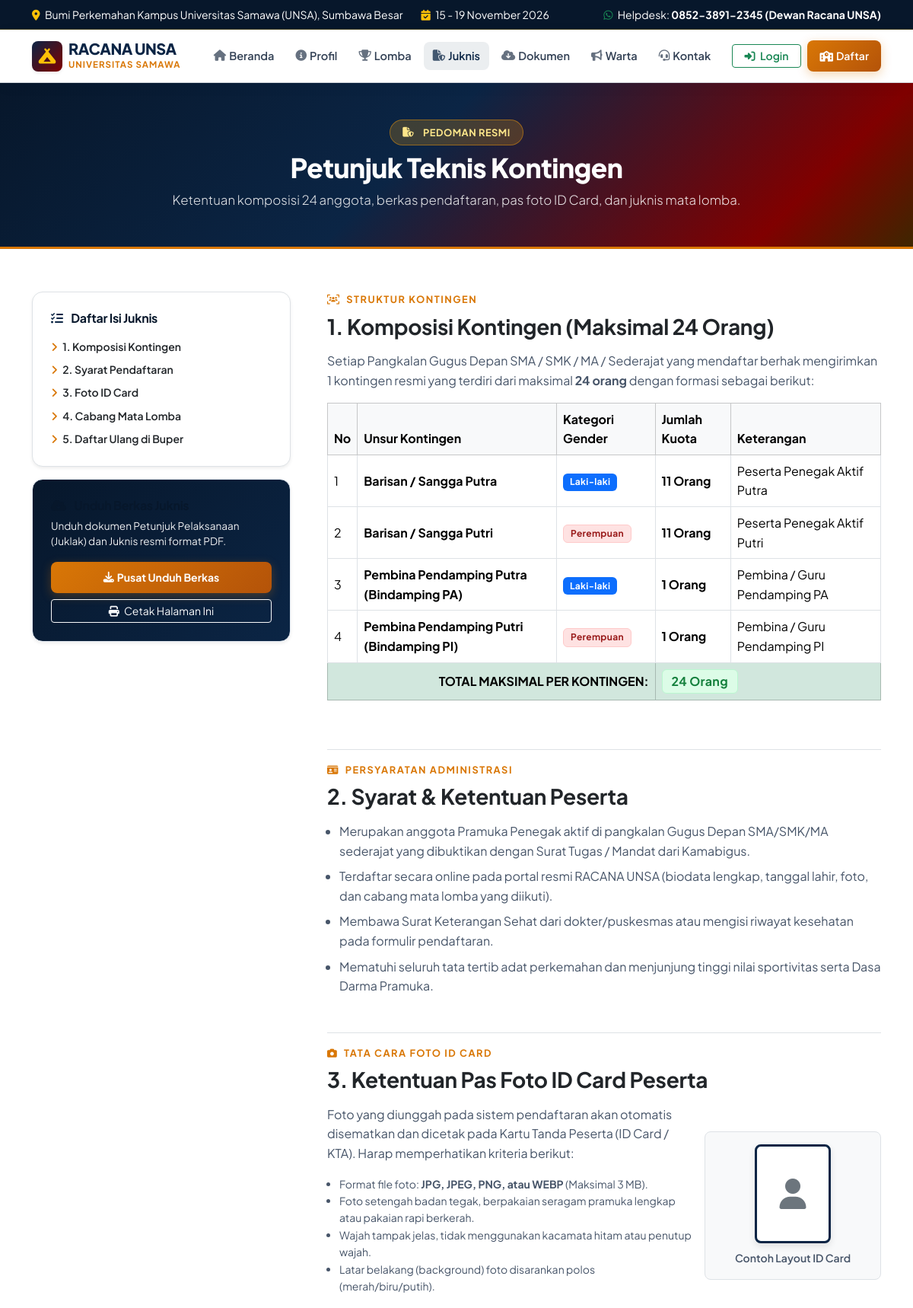
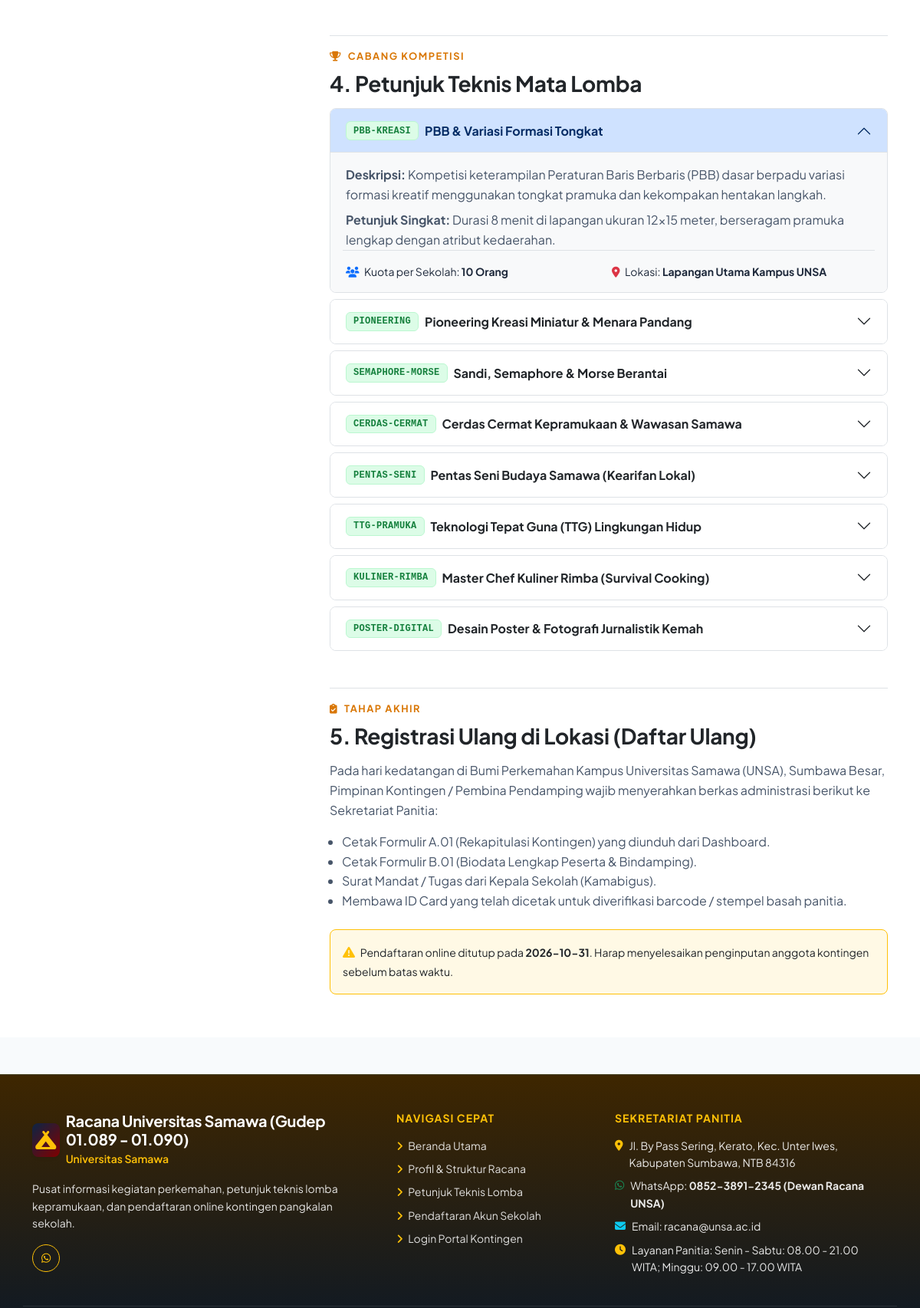
Page /panduan-teknis (upper part) on the committed database (2 pictures, top to bottom).
### tables this page shows
CREATE TABLE IF NOT EXISTS `pengaturan_portal` (
  `id` INT AUTO_INCREMENT PRIMARY KEY,
  `key_name` VARCHAR(100) NOT NULL UNIQUE,
  `key_value` TEXT NULL,
  `deskripsi` VARCHAR(255) NULL
);

CREATE TABLE IF NOT EXISTS `mata_lomba` (
  `id` INT AUTO_INCREMENT PRIMARY KEY,
  `kode_lomba` VARCHAR(30) NOT NULL UNIQUE,
  `nama_lomba` VARCHAR(150) NOT NULL,
  `kategori_lomba` ENUM('Putra', 'Putri', 'Campuran / Umum') NOT NULL DEFAULT 'Campuran / Umum',
  `max_peserta_per_sekolah` INT NOT NULL DEFAULT 10,
  `deskripsi` TEXT NULL,
  `juknis_singkat` TEXT NULL,
  `juknis_lengkap` TEXT NULL,
  `kriteria_penilaian` TEXT NULL,
  `alat_bahan` TEXT NULL,
  `jadwal_lomba` VARCHAR(100) DEFAULT 'Hari Ke-2 (16 Nov 2026, 08.00 WITA)',
  `penanggung_jawab` VARCHAR(100) DEFAULT 'Panitia Divisi Lomba',
  `kontak_pj` VARCHAR(30) DEFAULT '0852-3891-2345',
  `lokasi_lomba` VARCHAR(100) DEFAULT 'Bumi Perkemahan UNSA',
  `icon_lomba` VARCHAR(50) DEFAULT 'fa-trophy',
  `status_aktif` ENUM('Y', 'N') NOT NULL DEFAULT 'Y',
  `created_at` TIMESTAMP DEFAULT CURRENT_TIMESTAMP
);

### petunjuk-teknis.php (the view, shortened to what the rows shown need)
<?php
require_once __DIR__ . '/config/app.php';
$pdo = getDB();
$stmtLomba = $pdo->query("SELECT * FROM mata_lomba WHERE status_aktif = 'Y' ORDER BY id ASC");
$daftarLomba = $stmtLomba->fetchAll();
$namaBrand = get_setting('nama_brand', 'RACANA UNSA');
$lokasiKegiatan = get_setting('lokasi_kegiatan', 'lokasi kegiatan');
require_once __DIR__ . '/includes/header.php';
?>
<section class="page-banner-scout">
    <div class="container text-center">
        <h1 class="mb-2">Petunjuk Teknis Kontingen</h1>
    </div>
</section>
<section class="py-5 bg-white">
    <div class="container py-2">
        <div class="row g-4 g-lg-5">
            <div class="col-lg-8">
                <div id="komposisi" class="mb-5">
                    <div class="table-responsive">
                        <table class="table table-bordered align-middle">
                            <thead class="table-light">
                                <tr>
                                    <th>No</th>
                                    <th>Unsur Kontingen</th>
                                    <th>Kategori Gender</th>
                                    <th>Jumlah Kuota</th>
                                    <th>Keterangan</th>
                                </tr>
                            </thead>
                        </table>
                    </div>
                </div>
                <div id="syarat" class="mb-5 pt-3 border-top">
                    <ul class="text-muted ps-3">
                        <li class="mb-2">Merupakan anggota Pramuka Penegak aktif di pangkalan Gugus Depan SMA/SMK/MA sederajat yang dibuktikan dengan Surat Tugas / Mandat dari Kamabigus.</li>
                        <li class="mb-2">Terdaftar secara online pada portal resmi <?= e($namaBrand) ?> (biodata lengkap, tanggal lahir, foto, dan cabang mata lomba yang diikuti).</li>
                        <li class="mb-2">Membawa Surat Keterangan Sehat dari dokter/puskesmas atau mengisi riwayat kesehatan pada formulir pendaftaran.</li>
                        <li class="mb-2">Mematuhi seluruh tata tertib adat perkemahan dan menjunjung tinggi nilai sportivitas serta Dasa Darma Pramuka.</li>
                    </ul>
                </div>
                <div id="lomba" class="mb-5 pt-3 border-top">
                    <div class="accordion" id="accordionLomba">
                        <?php foreach ($daftarLomba as $idx => $l): ?>
                            <div class="accordion-item mb-2 border rounded-3 overflow-hidden">
                                <h2 class="accordion-header" id="heading<?= $l['id'] ?>">
                                    <button class="accordion-button <?= $idx !== 0 ? 'collapsed' : '' ?> fw-bold" type="button" data-bs-toggle="collapse" data-bs-target="#collapse<?= $l['id'] ?>">
                                        <span class="badge bg-success bg-opacity-10 text-success me-2 font-monospace"><?= e($l['kode_lomba']) ?></span>
                                        <?= e($l['nama_lomba']) ?>
                                    </button>
                                </h2>
                                <div id="collapse<?= $l['id'] ?>" class="accordion-collapse collapse <?= $idx === 0 ? 'show' : '' ?>" data-bs-parent="#accordionLomba">
                                    <div class="accordion-body bg-light">
                                        <p class="text-muted mb-2"><strong>Deskripsi:</strong> <?= e($l['deskripsi']) ?></p>
                                        <p class="text-muted mb-2"><strong>Petunjuk Singkat:</strong> <?= e($l['juknis_singkat'] ?: 'Mengikuti juknis standar kepramukaan.') ?></p>
                                        <div class="row g-2 small pt-2 border-top">
                                            <div class="col-sm-6">
                                                <i class="fa-solid fa-users text-primary me-1"></i> Kuota per Sekolah: <strong><?= $l['max_peserta_per_sekolah'] ?> Orang</strong>
                                            </div>
                                            <div class="col-sm-6">
                                                <i class="fa-solid fa-location-dot text-danger me-1"></i> Lokasi: <strong><?= e($l['lokasi_lomba']) ?></strong>
                                            </div>
                                        </div>
                                    </div>
                                </div>
                            </div>
                        <?php endforeach; ?>
                    </div>
                </div>
                <div id="administrasi" class="pt-3 border-top">
                    <span class="section-tag"><i class="fa-solid fa-clipboard-check me-1"></i> TAHAP AKHIR</span>
                    <h3 class="fw-bold text-dark mb-3">5. Registrasi Ulang di Lokasi (Daftar Ulang)</h3>
                    <p class="text-muted">
                        Pada hari kedatangan di <?= e($lokasiKegiatan) ?>, Pimpinan Kontingen / Pembina Pendamping wajib menyerahkan berkas administrasi berikut ke Sekretariat Panitia:
                    </p>
                    <ul class="text-muted ps-3 mb-4">
                        <li>Cetak Formulir A.01 (Rekapitulasi Kontingen) yang diunduh dari Dashboard.</li>
                        <li>Cetak Formulir B.01 (Biodata Lengkap Peserta &amp; Bindamping).</li>
                        <li>Surat Mandat / Tugas dari Kepala Sekolah (Kamabigus).</li>
                        <li>Membawa ID Card yang telah dicetak untuk diverifikasi barcode / stempel basah panitia.</li>
                    </ul>
                    <div class="p-3 bg-warning bg-opacity-10 border border-warning rounded-3">
                        <i class="fa-solid fa-triangle-exclamation text-warning me-1"></i>
                        <span class="text-dark small">Pendaftaran online ditutup pada <strong><?= e(get_setting('tgl_selesai_daftar', '31 Oktober 2026')) ?></strong>. Harap menyelesaikan penginputan anggota kontingen sebelum batas waktu.</span>
                    </div>
                </div>
            </div>
        </div>
    </div>
</section>
<?php require_once __DIR__ . '/includes/footer.php'; ?>

### includes/header.php (shortened to what the rows shown need)
<?php
require_once dirname(__DIR__) . '/config/app.php';
$brandName = get_setting('nama_brand', 'RACANA UNSA');
$universityName = get_setting('nama_universitas', 'Universitas Samawa');
?>
<!DOCTYPE html>
<html lang="id">
<head>
    <link href="https://cdn.jsdelivr.net/npm/bootstrap@5.3.2/dist/css/bootstrap.min.css" rel="stylesheet">
    <link rel="stylesheet" href="https://cdnjs.cloudflare.com/ajax/libs/font-awesome/6.4.2/css/all.min.css">
    <link rel="stylesheet" href="<?= asset('css/custom.css') ?>">
</head>
<body>
<div class="bg-dark text-white py-2 px-3 small border-bottom border-warning border-opacity-25 d-none d-md-block" style="background-color: #07172b !important;">
    <div class="container d-flex justify-content-between align-items-center">
        <div class="d-flex align-items-center gap-4">
            <span><i class="fa-solid fa-location-dot text-warning me-1"></i> <?= e(get_setting('lokasi_kegiatan', get_setting('alamat_racana', ''))) ?></span>
            <span><i class="fa-solid fa-calendar-check text-warning me-1"></i> <?= e(get_setting('tgl_pelaksanaan_kemah', '15 - 19 November 2026')) ?></span>
        </div>
        <div class="d-flex align-items-center gap-3">
            <span><i class="fa-brands fa-whatsapp text-success me-1"></i> Helpdesk: <strong><?= e(get_setting('kontak_wa', '0852-3891-2345')) ?></strong></span>
        </div>
    </div>
</div>
<nav class="navbar navbar-expand-lg navbar-scout sticky-top py-2">
    <div class="container">
        <a class="navbar-brand d-flex align-items-center gap-2" href="<?= base_url('index.php') ?>">
            <div>
                <div class="brand-title"><?= e($brandName) ?></div>
                <div class="brand-subtitle"><?= e($universityName) ?></div>
            </div>
        </a>
    </div>
</nav>
<main>

### includes/footer.php (shortened to what the rows shown need)
<?php
$appName = get_setting('nama_racana', 'Racana Universitas Samawa');
$kontakWa = get_setting('kontak_wa', '0852-3891-2345');
$email = get_setting('email_racana', 'racana@unsa.ac.id');
$alamat = get_setting('alamat_racana', 'Jl. By Pass Sering, Kerato, Sumbawa, NTB');
$universityName = get_setting('nama_universitas', 'Universitas Samawa');
$portalDescription = get_setting('deskripsi_portal', 'Pusat informasi kegiatan dan pendaftaran online.');
$jamLayanan = get_setting('jam_layanan', 'Senin - Sabtu: 08.00 - 21.00 WITA');
$waNumber = get_whatsapp_number();
?>
</main>
<footer class="text-white pt-5 pb-4 mt-5 border-top border-warning border-opacity-25" style="background: linear-gradient(180deg, #3e2600 0%, #07172b 100%) !important;">
    <div class="container">
        <div class="row g-4 pb-4 border-bottom border-white border-opacity-10">
            <div class="col-lg-5">
                <div class="d-flex align-items-center gap-2 mb-3">
                    <div class="text-white rounded-3 d-flex align-items-center justify-content-center shadow-sm" style="width: 44px; height: 44px; background: linear-gradient(135deg, #0b2545 0%, #800000 100%) !important;">
                    </div>
                    <div>
                        <h5 class="fw-bold text-white mb-0"><?= e($appName) ?></h5>
                        <small class="text-warning fw-semibold"><?= e($universityName) ?></small>
                    </div>
                </div>
                <p class="text-white-50 small pe-lg-4"><?= e($portalDescription) ?></p>
                <div class="d-flex gap-2">
                    <?php if ($waNumber !== ''): ?>
                        <a href="https://wa.me/<?= e($waNumber) ?>" target="_blank" rel="noopener noreferrer" class="btn btn-sm btn-outline-warning text-white rounded-circle" style="width:36px; height:36px; display:flex; align-items:center; justify-content:center;"><i class="fa-brands fa-whatsapp text-warning"></i></a>
                    <?php endif; ?>
                </div>
            </div>
            <div class="col-lg-4 col-md-6">
                <ul class="list-unstyled small d-flex flex-column gap-2 text-white-50">
                    <li class="d-flex gap-2">
                        <i class="fa-solid fa-location-dot text-warning mt-1"></i>
                        <span><?= e($alamat) ?></span>
                    </li>
                    <li class="d-flex gap-2">
                        <span>WhatsApp: <strong><?= e($kontakWa) ?></strong></span>
                    </li>
                    <li class="d-flex gap-2">
                        <i class="fa-solid fa-envelope text-info mt-1"></i>
                        <span>Email: <?= e($email) ?></span>
                    </li>
                    <li class="d-flex gap-2">
                        <i class="fa-solid fa-clock text-warning mt-1"></i>
                        <span>Layanan Panitia: <?= e($jamLayanan) ?></span>
                    </li>
                </ul>
            </div>
        </div>
    </div>
</footer>
</body>
</html>

### rows in the picture
pengaturan_portal: key_value "15 - 19 November 2026"
pengaturan_portal: key_value "0852-3891-2345 (Dewan Racana UNSA)"
pengaturan_portal: key_value "RACANA UNSA"
pengaturan_portal: key_value "UNIVERSITAS SAMAWA", key_value "Universitas Samawa"
mata_lomba: kode_lomba "PBB-KREASI", nama_lomba "PBB & Variasi Formasi Tongkat", deskripsi "Kompetisi keterampilan Peraturan Baris Berbaris (PBB) dasar berpadu variasi formasi kreatif menggunakan tongkat pramuka dan kekompakan hentakan langkah.", juknis_singkat "Durasi 8 menit di lapangan ukuran 12x15 meter, berseragam pramuka lengkap dengan atribut kedaerahan.", max_peserta_per_sekolah "10", lokasi_lomba "Lapangan Utama Kampus UNSA"
mata_lomba: kode_lomba "PIONEERING", nama_lomba "Pioneering Kreasi Miniatur & Menara Pandang"
mata_lomba: kode_lomba "SEMAPHORE-MORSE", nama_lomba "Sandi, Semaphore & Morse Berantai"
mata_lomba: kode_lomba "CERDAS-CERMAT", nama_lomba "Cerdas Cermat Kepramukaan & Wawasan Samawa"
mata_lomba: kode_lomba "PENTAS-SENI", nama_lomba "Pentas Seni Budaya Samawa (Kearifan Lokal)"
mata_lomba: kode_lomba "TTG-PRAMUKA", nama_lomba "Teknologi Tepat Guna (TTG) Lingkungan Hidup"
mata_lomba: kode_lomba "KULINER-RIMBA", nama_lomba "Master Chef Kuliner Rimba (Survival Cooking)"
mata_lomba: kode_lomba "POSTER-DIGITAL", nama_lomba "Desain Poster & Fotografi Jurnalistik Kemah"
pengaturan_portal: key_value "Bumi Perkemahan Kampus Universitas Samawa (UNSA), Sumbawa Besar"
pengaturan_portal: key_value "2026-10-31"
pengaturan_portal: key_value "Racana Universitas Samawa (Gudep 01.089 - 01.090)"
pengaturan_portal: key_value "Pusat informasi kegiatan perkemahan, petunjuk teknis lomba kepramukaan, dan pendaftaran online kontingen pangkalan sekolah."
pengaturan_portal: key_value "Jl. By Pass Sering, Kerato, Kec. Unter Iwes, Kabupaten Sumbawa, NTB 84316"
pengaturan_portal: key_value "racana@unsa.ac.id"
pengaturan_portal: key_value "Senin - Sabtu: 08.00 - 21.00 WITA; Minggu: 09.00 - 17.00 WITA"

### other values in the picture
get_setting('lokasi_kegiatan', get_setting('alamat_racana', '')) "Bumi Perkemahan Kampus Universitas Samawa (UNSA), Sumbawa Besar"
$totalKuota "24"
$quotaByCode['BAR_PUTRA'] "11"
$quotaByCode['BAR_PUTRI'] "11"
$quotaByCode['BINDAMPING_PA'] "1"
$quotaByCode['BINDAMPING_PI'] "1"
